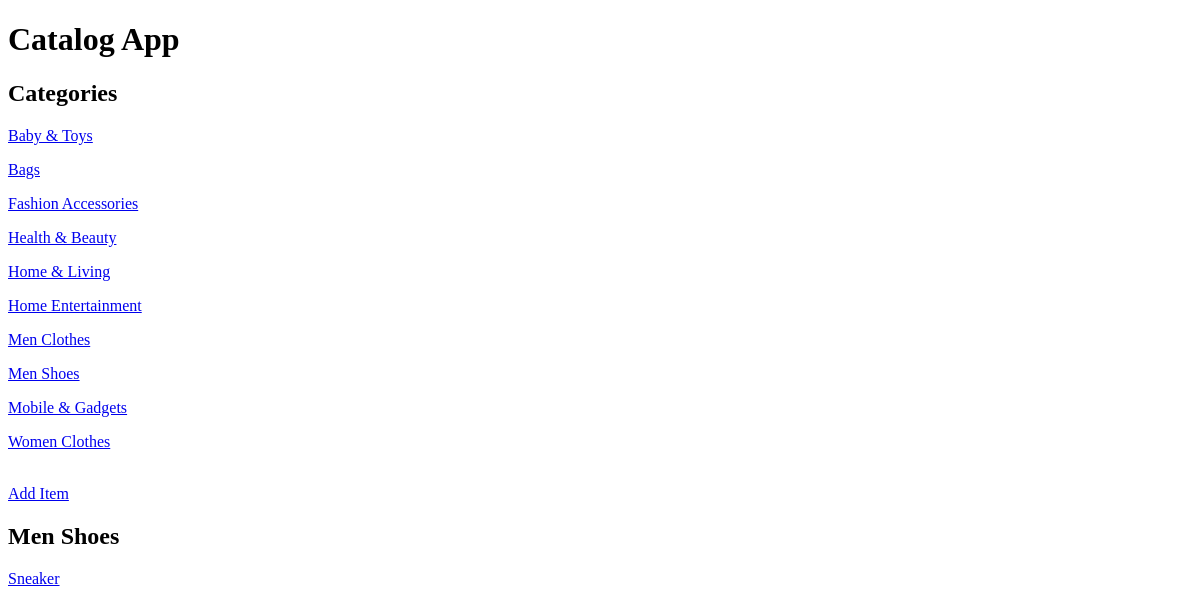
The page /category/8/items/ on the database as committed earlier.
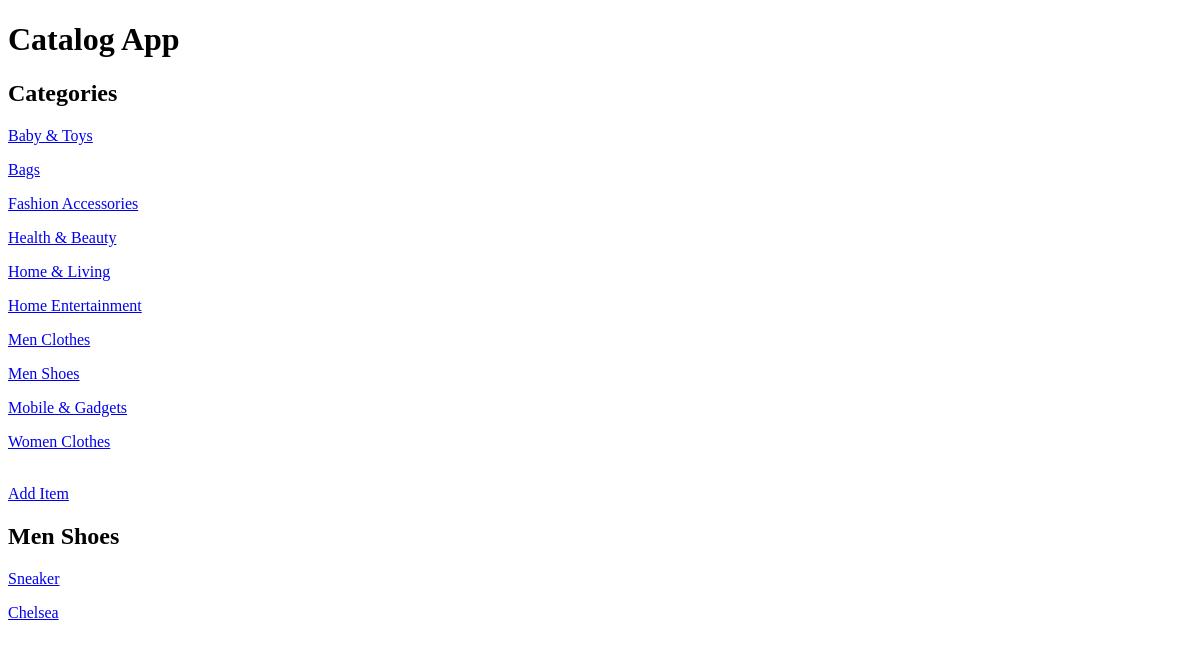
The same page on the database as committed later.
### database_setup.py (models this page shows)
class Category(Base):
	__tablename__ = 'categories'
	id = Column(Integer, primary_key=True)
	name = Column(String(100))

class Item(Base):
	__tablename__ = 'items'
	id = Column(Integer, primary_key=True)
	category_id = Column(Integer,ForeignKey('categories.id'))
	name = Column(String(100))
	description = Column(String(1000))
	category = relationship(Category)

### application.py (the view)
@app.route('/category/<int:category_id>/')
@app.route('/category/<int:category_id>/items/')
def showCategoryItems(category_id):
	session = DBSession()
	categories = session.query(Category).all()
	category = session.query(Category).filter_by(id=category_id).one()
	items = session.query(Item).filter_by(category_id=category_id).all()
	session.close()
	return render_template("showcategoryitems.html", categories=categories, category=category, items=items)

### templates/showcategoryitems.html (shortened to what this page needs)
<!DOCTYPE html>
<html>
	<head>
	</head>
	<body>
		<h1>Catalog App</h1>
		<h2>Categories</h2>
		{% for c in categories %}
		<div>
			<p><a href="{{url_for('showCategoryItems',category_id=c.id)}}">{{c.name}}</a></p>
		</div>
		{% endfor %}
		<a href="{{url_for('newItem',category_id=category.id)}}">Add Item</a>
		<h2>{{category.name}}</h2>
		{% for i in items %}
		<div>
			<p><a href="{{url_for('showItemDetails',category_id=i.category_id,item_id=i.id)}}">{{i.name}}</a></p>
		</div>
		{% endfor %}
	</body>
</html>

Rows that differ between the two databases and show on the page:
added Item: name "Chelsea"
